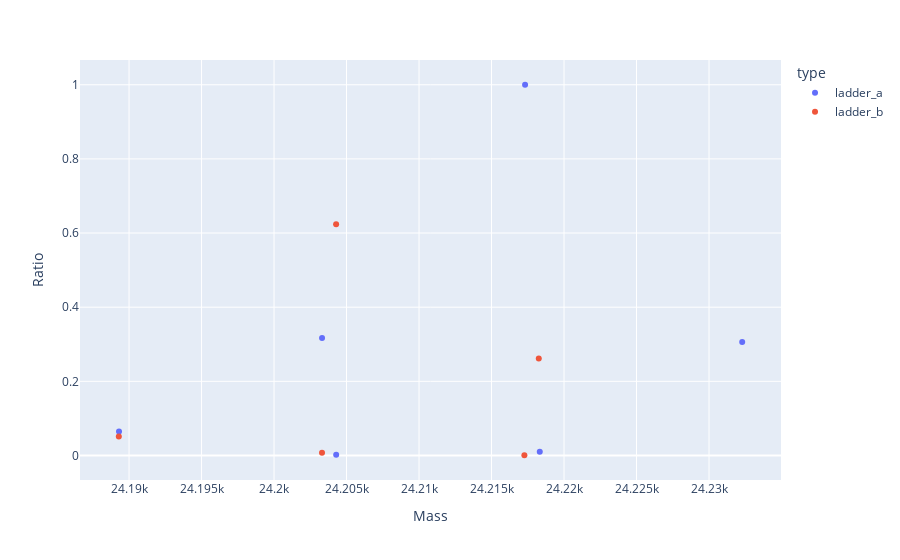

The notebook cell this image was saved under:
### Code cell
plotly_zones(df_hm, df_hm_alkb, y='Ratio')

### Figure 1 — Plotly figure (JSON) as saved in the notebook; plotly's stock layout.template omitted (floating-point values rounded to 4 significant figures)
{"data": [{"hovertemplate": "type=ladder_a<br>Mass=%{x}<br>Ratio=%{y}<extra></extra>", "legendgroup": "ladder_a", "marker": {"color": "#636efa", "symbol": "circle"}, "mode": "markers", "name": "ladder_a", "orientation": "v", "showlegend": true, "type": "scatter", "x": [24230.0, 24220.0, 24220.0, 24200.0, 24200.0, 24190.0], "xaxis": "x", "y": [0.3059, 0.01014, 1, 0.001985, 0.3167, 0.06443], "yaxis": "y"}, {"hovertemplate": "type=ladder_b<br>Mass=%{x}<br>Ratio=%{y}<extra></extra>", "legendgroup": "ladder_b", "marker": {"color": "#EF553B", "symbol": "circle"}, "mode": "markers", "name": "ladder_b", "orientation": "v", "showlegend": true, "type": "scatter", "x": [24220.0, 24220.0, 24200.0, 24200.0, 24190.0], "xaxis": "x", "y": [0.2613, 0.0006235, 0.6235, 0.007171, 0.05094], "yaxis": "y"}], "layout": {"legend": {"title": {"text": "type"}, "tracegroupgap": 0}, "margin": {"t": 60}, "xaxis": {"anchor": "y", "domain": [0, 1], "title": {"text": "Mass"}}, "yaxis": {"anchor": "x", "domain": [0, 1], "title": {"text": "Ratio"}}}}
